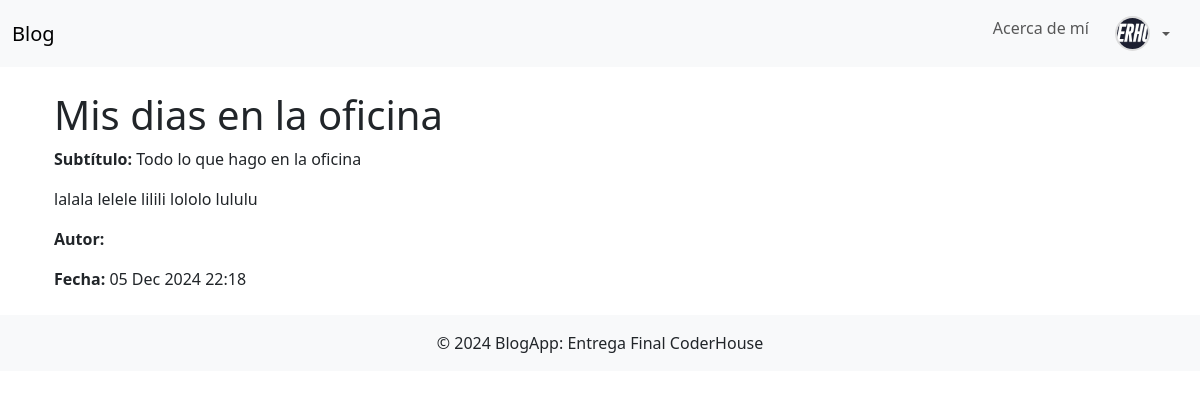
The page /blog/5/ (signed in) on the database its author committed.
### accounts/models.py (models this page shows, shortened)
class Profile(models.Model):
    user = models.OneToOneField(User, on_delete=models.CASCADE)
    description = models.TextField(blank=True, null=True)
    image = models.ImageField(
        upload_to='profile_images/', blank=True, null=True)

### blogapp/models.py (models this page shows, shortened)
class Blog(models.Model):
    title = models.CharField(max_length=100)
    subtitle = models.CharField(max_length=200)
    body = models.TextField()
    image = models.ImageField(upload_to='blog_images/')
    created_at = models.DateTimeField(auto_now_add=True)
    updated_at = models.DateTimeField(auto_now=True)

### blogapp/views.py (the view)
# urls.py: path('blog/<int:blog_id>/', views.blog_detail,
def blog_detail(request, blog_id):
    blog = get_object_or_404(Blog, id=blog_id)
    return render(request, 'blogapp/blog_detail.html', {'blog': blog})

### blogapp/templates/blogapp/blog_detail.html (shortened to what this page needs)
{% extends 'blogapp/base.html' %}
{% block content %}
<div class="container mt-4">
    <h1>{{ blog.title }}</h1>
    <p><strong>Subtítulo:</strong> {{ blog.subtitle }}</p>
    <p>{{ blog.body }}</p>
    <p><strong>Autor:</strong> {{ blog.author }}</p>
    <p><strong>Fecha:</strong> {{ blog.created_at|date:"d M Y H:i" }}</p>
</div>
{% endblock %}

### blogapp/templates/blogapp/base.html (shortened to what this page needs)
<!DOCTYPE html>
<html lang="en">
<head>
    <link href="https://cdn.jsdelivr.net/npm/bootstrap@5.3.0/dist/css/bootstrap.min.css" rel="stylesheet">
    {% load static %}
    <link rel="stylesheet" href="{% static 'css/style.css' %}">
</head>
<body>
    <nav class="navbar navbar-expand-lg navbar-light bg-light">
        <div class="container-fluid">
            <a class="navbar-brand" href="{% url 'home' %}">Blog</a>
            <div class="collapse navbar-collapse" id="navbarNav">
                <ul class="navbar-nav ms-auto">
                    <li class="nav-item">
                        <a class="nav-link" href="{% url 'about' %}">Acerca de mí</a>
                    </li>
                    {% if user.is_authenticated %}
                    <li class="nav-item dropdown">
                        <a class="nav-link dropdown-toggle d-flex align-items-center" href="#" id="navbarDropdown"
                            role="button" data-bs-toggle="dropdown" aria-expanded="false">
                            {% if user.profile.image %}
                            <img src="{{ user.profile.image.url }}" alt="Foto de perfil" class="rounded-circle me-2"
                                style="width: 35px; height: 35px; object-fit: cover;">
                            {% else %}
                            <span class="me-2">{{ user.username }}</span>
                            {% endif %}
                        </a>
                    </li>
                    {% endif %}
                </ul>
            </div>
        </div>
    </nav>
    <div class="container mt-4">
        {% block content %}{% endblock %}
    </div>
    <footer class="bg-light text-center text-lg-start mt-4">
        <div class="text-center p-3">
            © 2024 BlogApp: Entrega Final CoderHouse
        </div>
    </footer>
</body>
</html>

### static/css/style.css (style rules this page uses)
.navbar img { object-fit: cover; border: 2px solid #ddd; transition: transform 0.2s ease; }
.navbar .nav-link { margin-right: 10px; }

### rows shown on the page
Blog: title "Mis dias en la oficina", subtitle "Todo lo que hago en la oficina", body "lalala lelele lilili lololo lululu", created_at "05 Dec 2024 22:18"
